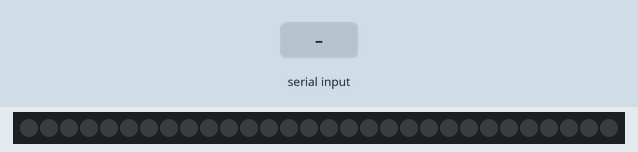
A sketch run on a simulated Arduino Uno, built with avr-gcc and run on an emulated ATmega328P. Parts: 30 RGB LEDs in strip order, left to right. The inputs (shaded band) are chosen by the test bench. Dim RGB values are drawn brighter than linear.

Above: at 1.2 s.
1.3 s: "M90\n" received over Serial
At 3.4 s:
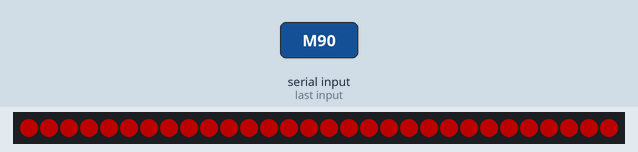
3.7 s: "K90\n" received over Serial
At 4.3 s:
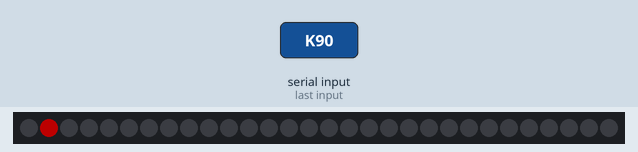
Timing chart, 0 to 6.7 s (numbered marks = the images above; inputs shaded):
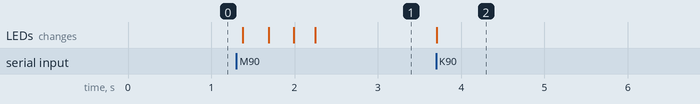

Measured:
- after the input at 1.3 s, the LEDs: first change after 0.08 s (image 1 shows a later state)
- after the input at 3.7 s, the LEDs: change at once (image 2)

The sketch:

HomeStrip.ino
```cpp
#include <Adafruit_NeoPixel.h>

// ---- Adjust these to match your setup ----
#define LED_PIN       5        // Data pin connected to the strip (D5)
#define NUM_LEDS      30       // Number of LEDs (set to your exact count)
#define BRIGHTNESS    77       // ~30% of 255 ≈ 76.5 → 77

// Audio visualization LED range (1-based indexing)
#define AUDIO_START_LED  1     // First LED for audio visualization
#define AUDIO_END_LED    14     // Last LED for audio visualization
// ------------------------------------------

Adafruit_NeoPixel strip(NUM_LEDS, LED_PIN, NEO_GRB + NEO_KHZ800);

// Configurable red color (default: bright red)
uint8_t redR = 255;
uint8_t redG = 0;
uint8_t redB = 0;

// State variables
enum State {
  STATE_IDLE,
  STATE_MOUSE_ACTIVE,
  STATE_KEYBOARD_ACTIVE,
  STATE_FADING_TO_RED,
  STATE_FADING_TO_BLACK,
  STATE_AUDIO_ACTIVE
};

State currentState = STATE_IDLE;
int currentLedPos = 0;  // Current LED position for keyboard mode
unsigned long lastActivityTime = 0;
unsigned long lastTypingTime = 0;
unsigned long lastAudioTime = 0;
const unsigned long IDLE_TIMEOUT = 5000;  // 5 seconds
const unsigned long TRANSITION_TIME = 1000;  // 1 second for transitions
const unsigned long AUDIO_TIMEOUT = 200;  // 200ms - if no audio for this long, clear visualization

int audioLevel = 0;  // Current audio level (0 to numAudioLeds)

// Calculate number of LEDs in audio range
const int numAudioLeds = AUDIO_END_LED - AUDIO_START_LED + 1;

// Fade variables
unsigned long fadeStartTime = 0;
uint32_t fadeStartColor = 0;
uint32_t fadeTargetColor = 0;
bool isFading = false;

void setup() {
  Serial.begin(115200);
  strip.begin();
  strip.setBrightness(BRIGHTNESS);
  strip.clear();
  strip.show();
  lastActivityTime = millis();
  lastTypingTime = millis();
}

void loop() {
  // Check for serial commands
  if (Serial.available() > 0) {
    String command = Serial.readStringUntil('\n');
    command.trim();
    handleCommand(command);
  }

  // Update state machine
  updateState();

  // Render current state
  renderState();

  delay(10);  // Small delay for stability
}

void handleCommand(String cmd) {
  if (cmd.length() == 0) return;

  char cmdType = cmd.charAt(0);

  switch (cmdType) {
    case 'M':  // Mouse moved
      if (currentState != STATE_KEYBOARD_ACTIVE) {
        startFadeToRed();
        currentState = STATE_MOUSE_ACTIVE;
      }
      lastActivityTime = millis();
      break;

    case 'K':  // Key pressed (normal key)
      if (currentState != STATE_KEYBOARD_ACTIVE) {
        currentState = STATE_KEYBOARD_ACTIVE;
        isFading = false;
      }
      // Move to next LED
      currentLedPos = (currentLedPos + 1) % NUM_LEDS;
      lastActivityTime = millis();
      lastTypingTime = millis();
      break;

    case 'B':  // Backspace
      if (currentState == STATE_KEYBOARD_ACTIVE) {
        // Move backwards
        currentLedPos = (currentLedPos - 1 + NUM_LEDS) % NUM_LEDS;
      }
      lastActivityTime = millis();
      lastTypingTime = millis();
      break;

    case 'S':  // Space - flash whole strip red
      flashStrip();
      lastActivityTime = millis();
      lastTypingTime = millis();
      break;

    case 'C':  // Set color: C,r,g,b
      {
        int firstComma = cmd.indexOf(',');
        if (firstComma > 0) {
          int secondComma = cmd.indexOf(',', firstComma + 1);
          int thirdComma = cmd.indexOf(',', secondComma + 1);
          if (secondComma > 0 && thirdComma > 0) {
            redR = cmd.substring(firstComma + 1, secondComma).toInt();
            redG = cmd.substring(secondComma + 1, thirdComma).toInt();
            redB = cmd.substring(thirdComma + 1).toInt();
          }
        }
      }
      break;

    case 'A':  // Audio level: A,level (0 to numAudioLeds, clamped to configured range)
      {
        int commaPos = cmd.indexOf(',');
        if (commaPos > 0) {
          int level = cmd.substring(commaPos + 1).toInt();
          // Clamp to configured audio LED range
          audioLevel = constrain(level, 0, numAudioLeds);
          currentState = STATE_AUDIO_ACTIVE;
          lastAudioTime = millis();
          lastActivityTime = millis();
        }
      }
      break;

  }
}

void updateState() {
  unsigned long currentTime = millis();

  // Check if audio stopped
  if (currentState == STATE_AUDIO_ACTIVE) {
    if (currentTime - lastAudioTime > AUDIO_TIMEOUT) {
      audioLevel = 0;
      // Don't change state immediately, let it fade naturally
    }
  }

  // Check if typing stopped for 5 seconds
  if (currentState == STATE_KEYBOARD_ACTIVE) {
    if (currentTime - lastTypingTime > IDLE_TIMEOUT) {
      startFadeToRed();
      currentState = STATE_FADING_TO_RED;
    }
  }

  // Check if no activity - fade to black (but not if audio is active)
  if (currentState != STATE_FADING_TO_BLACK &&
      currentState != STATE_KEYBOARD_ACTIVE &&
      currentState != STATE_AUDIO_ACTIVE &&
      currentTime - lastActivityTime > IDLE_TIMEOUT) {
    startFadeToBlack();
    currentState = STATE_FADING_TO_BLACK;
  }

  // Check if fade completed
  if (isFading) {
    unsigned long elapsed = currentTime - fadeStartTime;
    if (elapsed >= TRANSITION_TIME) {
      isFading = false;
      if (currentState == STATE_FADING_TO_RED) {
        currentState = STATE_MOUSE_ACTIVE;
      } else if (currentState == STATE_FADING_TO_BLACK) {
        currentState = STATE_IDLE;
      }
    }
  }
}

void renderState() {
  switch (currentState) {
    case STATE_IDLE:
      strip.clear();
      strip.show();
      break;

    case STATE_MOUSE_ACTIVE:
      if (!isFading) {
        // Solid red
        strip.fill(getRedColor());
        strip.show();
      } else {
        renderFade();
      }
      break;

    case STATE_KEYBOARD_ACTIVE:
      // Show current LED position
      strip.clear();
      strip.setPixelColor(currentLedPos, getRedColor());
      strip.show();
      break;

    case STATE_AUDIO_ACTIVE:
      renderAudioLevel();
      break;

    case STATE_FADING_TO_RED:
    case STATE_FADING_TO_BLACK:
      renderFade();
      break;
  }
}

void renderAudioLevel() {
  // Clear all LEDs first
  strip.clear();

  if (audioLevel == 0) {
    // Make sure LEDs outside audio range stay cleared
    for (int i = 0; i < AUDIO_START_LED - 1; i++) {
      if (i < NUM_LEDS) strip.setPixelColor(i, 0);
    }
    for (int i = AUDIO_END_LED; i < NUM_LEDS; i++) {
      strip.setPixelColor(i, 0);
    }
    strip.show();
    return;
  }

  // Render level meter from center to sides on configured LED range
  // Convert 1-based LED numbers to 0-based indices
  int startIdx = AUDIO_START_LED - 1;
  int endIdx = AUDIO_END_LED - 1;

  // If level equals number of LEDs, light all LEDs in range
  if (audioLevel >= numAudioLeds) {
    for (int i = startIdx; i <= endIdx; i++) {
      if (i >= 0 && i < NUM_LEDS) {
        strip.setPixelColor(i, getRedColor());
      }
    }
    // Clear LEDs outside range
    for (int i = 0; i < startIdx; i++) {
      if (i < NUM_LEDS) strip.setPixelColor(i, 0);
    }
    for (int i = endIdx + 1; i < NUM_LEDS; i++) {
      strip.setPixelColor(i, 0);
    }
    strip.show();
    return;
  }

  int centerIdx = (startIdx + endIdx) / 2;  // Center index

  // For level N, light up N LEDs symmetrically from center
  // Calculate how many LEDs on each side of center
  // For odd N: (N-1)/2 on left, center, (N-1)/2 on right
  // For even N: N/2 on left, N/2 on right (no single center)
  int ledsOnLeft = (audioLevel - 1) / 2;   // LEDs to the left of center (not including center)
  int ledsOnRight = (audioLevel + 1) / 2;  // LEDs to the right including center (rounds up)

  // Calculate start and end positions (0-indexed, clamped to audio range)
  // Start from center and expand outward
  int startLed = max(startIdx, centerIdx - ledsOnLeft);      // Start from left side
  int endLed = min(endIdx, centerIdx + ledsOnRight - 1);      // End on right side (-1 because centerIdx is 0-indexed)

  // Light up LEDs symmetrically from center
  // Only light LEDs within the audio range
  for (int i = startLed; i <= endLed; i++) {
    // Ensure we only light LEDs in the configured audio range
    if (i >= startIdx && i <= endIdx && i >= 0 && i < NUM_LEDS) {
      strip.setPixelColor(i, getRedColor());
    }
  }

  // Explicitly clear LEDs outside the audio range to be safe
  for (int i = 0; i < startIdx; i++) {
    if (i < NUM_LEDS) {
      strip.setPixelColor(i, 0);
    }
  }
  for (int i = endIdx + 1; i < NUM_LEDS; i++) {
    strip.setPixelColor(i, 0);
  }

  strip.show();
}

void startFadeToRed() {
  if (!isFading) {
    isFading = true;
    fadeStartTime = millis();
    fadeStartColor = getCurrentColor();
    fadeTargetColor = getRedColor();
  }
}

void startFadeToBlack() {
  if (!isFading) {
    isFading = true;
    fadeStartTime = millis();
    fadeStartColor = getCurrentColor();
    fadeTargetColor = 0;  // Black
  }
}

void renderFade() {
  if (!isFading) return;

  unsigned long elapsed = millis() - fadeStartTime;
  float progress = min(1.0, (float)elapsed / TRANSITION_TIME);

  // Smooth easing (ease-in-out)
  progress = progress * progress * (3.0 - 2.0 * progress);

  uint8_t startR = (fadeStartColor >> 16) & 0xFF;
  uint8_t startG = (fadeStartColor >> 8) & 0xFF;
  uint8_t startB = fadeStartColor & 0xFF;

  uint8_t targetR = (fadeTargetColor >> 16) & 0xFF;
  uint8_t targetG = (fadeTargetColor >> 8) & 0xFF;
  uint8_t targetB = fadeTargetColor & 0xFF;

  uint8_t r = startR + (targetR - startR) * progress;
  uint8_t g = startG + (targetG - startG) * progress;
  uint8_t b = startB + (targetB - startB) * progress;

  strip.fill(strip.Color(r, g, b));
  strip.show();
}

uint32_t getCurrentColor() {
  // Get the color of the first pixel (assuming all are same)
  return strip.getPixelColor(0);
}

uint32_t getRedColor() {
  return strip.Color(redR, redG, redB);
}

void flashStrip() {
  // Flash the whole strip red
  strip.fill(getRedColor());
  strip.show();
  delay(100);
  strip.clear();
  strip.show();
}
```
